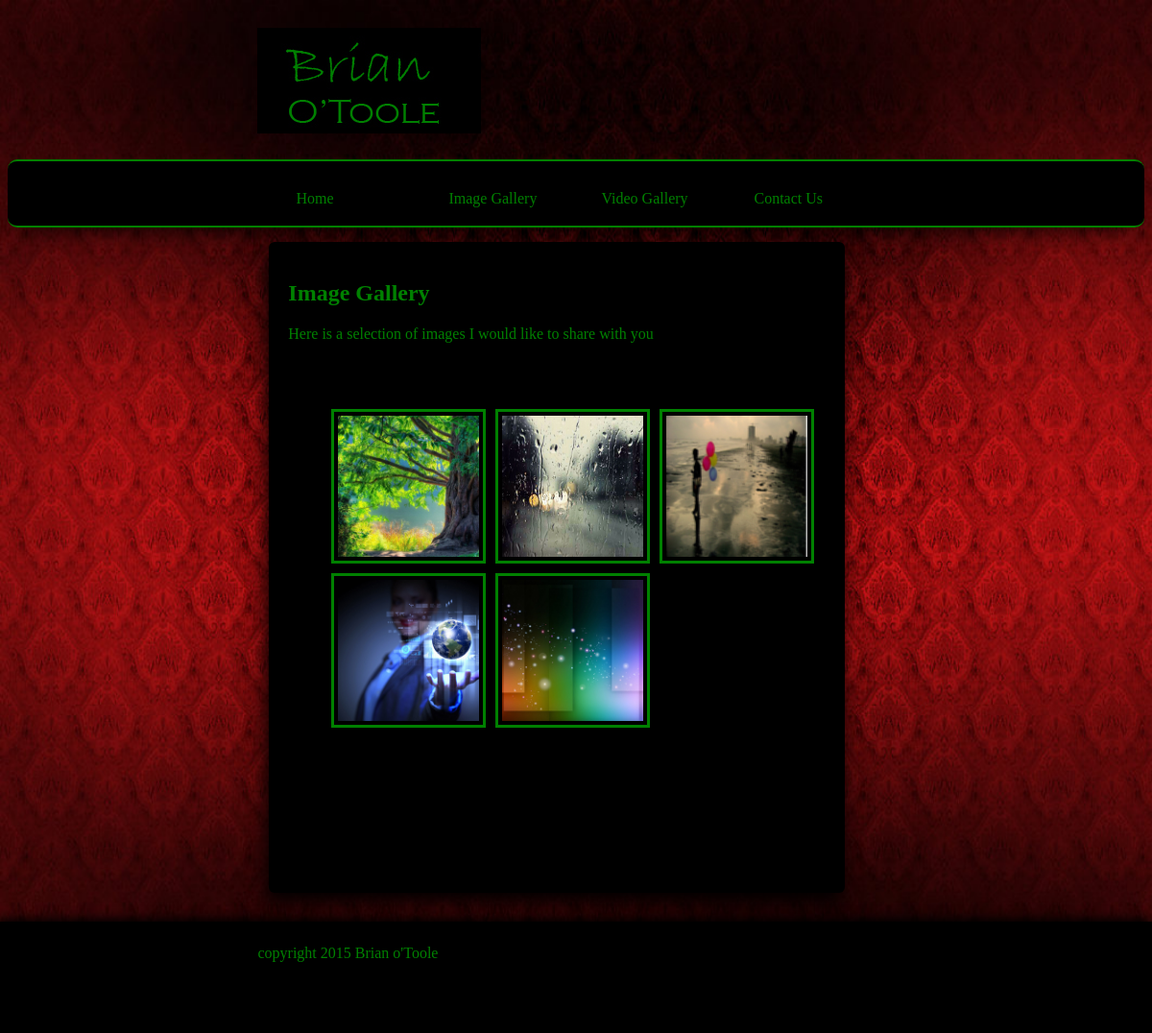
/index.php?page_no=2, run on the app's committed database.
### tables this page shows
CREATE TABLE IF NOT EXISTS `page_content` (
  `page_no` int(10) NOT NULL AUTO_INCREMENT,
  `title` varchar(50) NOT NULL,
  `heading` varchar(50) NOT NULL,
  `content` varchar(500) DEFAULT NULL,
  `image` varchar(50) DEFAULT NULL,
  `module` varchar(50) DEFAULT NULL,
  PRIMARY KEY (`page_no`)
);

CREATE TABLE IF NOT EXISTS `image_gallery` (
  `image_id` int(10) NOT NULL AUTO_INCREMENT,
  `image_name` varchar(50) NOT NULL,
  `image_file_path` varchar(50) NOT NULL,
  PRIMARY KEY (`image_id`)
);

### index.php (called while the page is built)
<?php
include '/controllers/connect.php';
require $_SERVER['DOCUMENT_ROOT'] . 'templatesite/theme/overallheader.php';
include $_SERVER['DOCUMENT_ROOT'] . 'templatesite/theme/header.php';
include 'content.php';
include $_SERVER['DOCUMENT_ROOT'] . 'templatesite/theme/footer.php';
require $_SERVER['DOCUMENT_ROOT'] . 'templatesite/theme/overallfooter.php';
?>

### controllers/connect.php (called while the page is built, shortened)
<?php
	$servername = "localhost";
	$username = "root";
	$password = "";
	$dbname = "mini_site";
	$db = new mysqli($servername, $username, $password, $dbname);
$sql = "SELECT dyn_menu.id, dyn_menu.label, dyn_menu.link_url, page_content.title, page_content.page_no, page_content.heading, page_content.content FROM dyn_menu INNER JOIN page_content ON dyn_menu.id=page_content.page_no";
$page_no = substr($_SERVER['QUERY_STRING'], -1);
$sql3 = "SELECT content, title, image, module, heading FROM page_content WHERE page_no=$page_no";
$result3 = $db->query($sql3);
$row3 = $result3->fetch_assoc();
$content = $row3['content'];
$heading = $row3['heading'];
?>

### controllers/imageRepeater.php (the view, shortened to what this page needs)
<?php
$sql4 = "SELECT image_id, image_file_path, image_name FROM image_gallery";
$result4 = $db->query($sql4);
if(!$result4 = $db->query($sql4)){
    die('There was an error running the query [' . $db->error . ']');
}
	while($row4 = $result4->fetch_assoc()){
		    echo '<li><a class="fancybox" rel="group" href="includes/images/' . $row4['image_file_path'] . '"><img src="includes/images/' . $row4['image_file_path'] . '"></a></li>';
		}
?>

### theme/overallheader.php (shortened to what this page needs)
<!DOCTYPE html>
<html>
<link rel="stylesheet" type="text/css" href="includes/css/base.css">
<head>
	<?php include 'controllers/headerScripts.php'; ?>
</head>
<body>

### controllers/headerScripts.php
<?php
	if($page_no == 2){
		echo '<script src="https://ajax.googleapis.com/ajax/libs/jquery/1.6.2/jquery.min.js"></script>
			<script type="text/javascript" src="http://code.jquery.com/jquery-latest.min.js"></script>
			<script type="text/javascript" src="includes/js/fancybox/lib/jquery.mousewheel-3.0.6.pack.js"></script>
			<link rel="stylesheet" href="includes/js/fancybox/source/jquery.fancybox.css" type="text/css" media="screen" />
			<script type="text/javascript" src="includes/js/fancybox/source/jquery.fancybox.pack.js"></script>
			<link rel="stylesheet" href="includes/js/fancybox/source/helpers/jquery.fancybox-buttons.css?v=1.0.5" type="text/css" media="screen" />
			<script type="text/javascript" src="includes/js/fancybox/source/helpers/jquery.fancybox-buttons.js?v=1.0.5"></script>
			<script type="text/javascript" src="includes/js/fancybox/source/helpers/jquery.fancybox-media.js?v=1.0.6"></script>
			<link rel="stylesheet" href="includes/js/fancybox/source/helpers/jquery.fancybox-thumbs.css?v=1.0.7" type="text/css" media="screen" />
			<script type="text/javascript" src="includes/js/fancybox/source/helpers/jquery.fancybox-thumbs.js?v=1.0.7"></script>';
	}
else echo '';
?>

### theme/header.php
   <header>
<div class="logo">
	<a href="index.php?page_no=1"><h1><?php echo $title; ?></h1></a>
</div>
<div class="navStyle">
	<?php include 'controllers/nav.php'; ?>
</div>
</header>

### controllers/nav.php
<nav>
	<ul>
<?php
if(!$result = $db->query($sql)){
    die('There was an error running the query [' . $db->error . ']');
}
	while($row = $result->fetch_assoc()){
		    echo '<li><a href="index.php?page_no=' . $row['page_no'] . '">' . $row['title'] . '</a></li>';
		}
?>
</ul>
</nav>

### content.php (shortened to what this page needs)
  <section class="innerPart">
			<h2><?php echo $heading; ?></h2>
	    	<p class="homePageParagraph"><?php echo $content; ?><p></p>
	    	<?php include 'controllers/moduleType.php'; ?>
</section>

### controllers/moduleType.php
<?php
    $module = $row3['module'];
    if($module == !null){
    	include 'modules/' .$module . '.php';
    }
	else
?>

### modules/gallery.php (shortened to what this page needs)
<div class="ImageGallery"><ul>
<?php include 'controllers/imageRepeater.php'; ?>
</ul>

### theme/footer.php (shortened to what this page needs)
<footer>
	<p>copyright 2015 Brian o'Toole</P>
</footer>

### includes/css/base.css (style rules this page uses)
img { border: 3px solid green; display: block; float: left; height: 200px; padding: 4px; position: relative; width: 200px; }
p { color: green; display: block; float: left; position: relative; width: 500px; }
div { display: block; float: left; padding-bottom: 5px; position: relative; width: 600px; }
h2 { color: green; font-family: "industrial736_btroman",Garamond,"Hoefler Text",Times New Roman,Times,serif; }
h1 { color: green; display: block; float: left; font-family: Arial; position: relative; width: 211px; }
body { background: black none repeat scroll 0 0; }
li { color: green; list-style: outside none none; }
ul { color: green; }
.ImageGallery { border-bottom: medium none; width: 555px; }
li img { height: 147px; margin: 5px; width: 147px; }
nav { display: block; float: left; height: 48px; left: 22%; position: relative; }
nav li { display: block; float: left; position: relative; width: 131px; margin-right: 28px; }
nav a { color: green; text-decoration: none; }
.innerPart { display: block; float: left; left: 23%; margin: 15px auto auto; position: relative; width: 560px; }
.navStyle { background-color: black; border-bottom: 2px solid green; border-top: 2px solid green; box-shadow: 0 15px 24px -16px black; display: block; float: left; padding-top: 14px; position: relative; width: 100%; border-radius: 10px; }
.innerPart { background-color: black; box-shadow: -3px 9px 19px black; border-radius: 6px; margin-bottom: 20px; padding-left: 20px; padding-right: 20px; padding-top: 20px; }
footer { background-color: black; border: 8px solid black; bottom: 0; box-shadow: -1px -3px 10px black; display: block; float: left; height: 100px; left: -8px; margin: 10px 0 0; min-width: 100%; position: relative; right: 0; }
section { display: block; float: left; min-height: 658px; height: expression( this.scrollHeight < 670 ? "663px" : "auto" ); position: relative; }
.homePageParagraph { float: none; width: 530px; }
footer p { display: block; float: left; left: 22%; position: relative; }
.logo { display: block; float: left; left: 22%; position: relative; }
.logo h1 { background: rgba(0, 0, 0, 0) url("../images/Brianlogo.jpg") repeat scroll 0 0; height: 110px; text-indent: -9999px; width: 233px; }

### data on the page
page_content: title "Home"
page_content: title "Image Gallery", heading "Image Gallery", content "Here is a selection of images I would like to share with you"
page_content: title "Video Gallery"
page_content: title "Contact Us"
image_gallery: image_file_path (picture)
image_gallery: image_file_path (picture)
image_gallery: image_file_path (picture)
image_gallery: image_file_path (picture)
image_gallery: image_file_path (picture)
